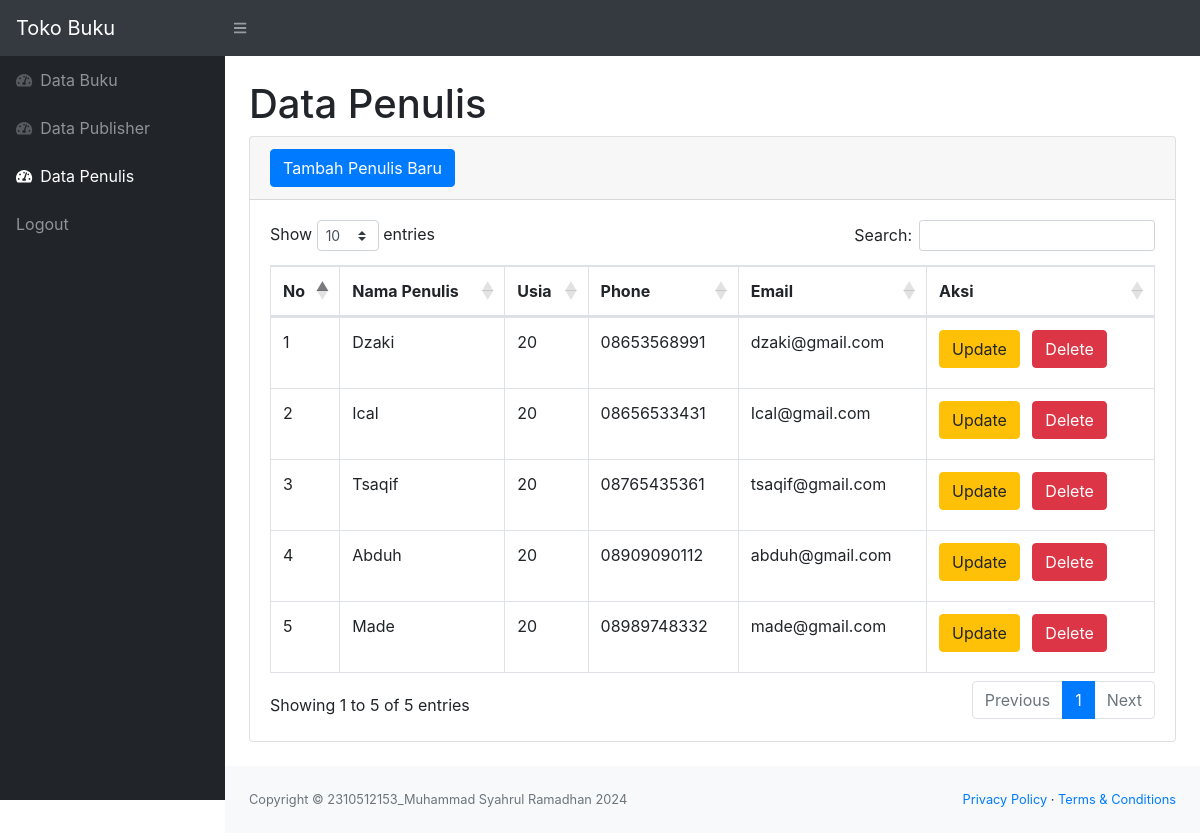
Page /penulis.php (signed in) on the committed database.
### tables this page shows
CREATE TABLE `penulis` (
  `id_penulis` int(11) NOT NULL,
  `nama_penulis` varchar(100) NOT NULL,
  `usia` int(11) DEFAULT NULL,
  `phone` varchar(15) DEFAULT NULL,
  `email` varchar(100) DEFAULT NULL
);

### function.php (called while the page is built, shortened)
<?php
$koneksi = mysqli_connect("localhost", "root", "", "db_perpustakaan");
function query2($query2) {
    global $koneksi;
    $result = mysqli_query($koneksi, $query2);
    $rows_pens = [];
    while ( $row_pen = mysqli_fetch_assoc($result)) {
        $rows_pens[] = $row_pen;
    }
    return $rows_pens;
}
?>

### penulis.php (the view, shortened to what this page needs)
<?php
require 'function.php';
$penulis = query2("SELECT * FROM penulis");
?>
<!DOCTYPE html>
<html lang="en">
    <head>
        <link href="css/styles.css" rel="stylesheet" />
        <link href="https://cdn.datatables.net/1.10.20/css/dataTables.bootstrap4.min.css" rel="stylesheet" />
    </head>
    <body class="sb-nav-fixed">
        <nav class="sb-topnav navbar navbar-expand navbar-dark bg-dark">
            <a class="navbar-brand ps-3" href="index.php">Toko Buku</a>
            <button class="btn btn-link btn-sm order-1 order-lg-0" id="sidebarToggle" href="#"><i class="fas fa-bars"></i></button>
        </nav>
        <div id="layoutSidenav">
            <div id="layoutSidenav_nav">
                <nav class="sb-sidenav accordion sb-sidenav-dark" id="sidenavAccordion">
                    <div class="sb-sidenav-menu">
                        <div class="nav">
                            <a class="nav-link" href="index.php">
                                <div class="sb-nav-link-icon"><i class="fas fa-tachometer-alt"></i></div>
                                Data Buku
                            </a>
                            <a class="nav-link" href="publisher.php">
                                <div class="sb-nav-link-icon"><i class="fas fa-tachometer-alt"></i></div>
                                Data Publisher
                            </a>
                            <a class="nav-link" href="penulis.php">
                                <div class="sb-nav-link-icon"><i class="fas fa-tachometer-alt"></i></div>
                                Data Penulis
                            </a>
                            <a class="nav-link" href="logout.php">
                                Logout
                            </a>
                        </div>
                    </div>
                </nav>
            </div>
            <div id="layoutSidenav_content">
                <main>
                    <div class="container-fluid">
                        <h1 class="mt-4">Data Penulis</h1>
                        <div class="card mb-4">
                            <div class="card-header">
                            <button type="button" class="btn btn-primary" data-toggle="modal" data-target="#tambahModal">
                                Tambah Penulis Baru
                            </button>
                            </div>
                            <div class="card-body">
                                <div class="table-responsive">
                                    <table class="table table-bordered" id="dataTable" width="100%" cellspacing="0">
                                        <thead>
                                            <tr>
                                                <th>No</th>
                                                <th>Nama Penulis</th>
                                                <th>Usia</th>
                                                <th>Phone</th>
                                                <th>Email</th>
                                                <th>Aksi</th>
                                            </tr>
                                        </thead>
                                        <tbody>
                                            <?php $no = 1; ?>
                                            <?php foreach($penulis as $row_pen) : ?>
                                            <tr>
                                                <td><?= $no; ?></td>
                                                <td><?= $row_pen["nama_penulis"]?></td>
                                                <td><?= $row_pen["usia"]?></td>
                                                <td><?= $row_pen["phone"]?></td>
                                                <td><?= $row_pen["email"]?></td>
                                                <td>
                                                   <button type="button" class="btn btn-warning mb-2 mr-2" data-toggle="modal" data-target="#updatepenulis<?= $row_pen["id_penulis"]?>">Update</button>
                                                    <button type="button" class="btn btn-danger mb-2 mr-2" data-toggle="modal" data-target="#deletepenulis<?= $row_pen["id_penulis"]?>">Delete</button>
                                                </td>
                                            </tr>
                                            <?php $no++; ?>
                                            <?php endforeach; ?>
                                        </tbody>
                                    </table>
                                </div>
                            </div>
                        </div>
                    </div>
                </main>
                <footer class="py-4 bg-light mt-auto">
                    <div class="container-fluid">
                        <div class="d-flex align-items-center justify-content-between small">
                            <div class="text-muted">Copyright &copy; 2310512153_Muhammad Syahrul Ramadhan 2024</div>
                            <div>
                                <a href="#">Privacy Policy</a>
                                &middot;
                                <a href="#">Terms &amp; Conditions</a>
                            </div>
                        </div>
                    </div>
                </footer>
            </div>
        </div>
    </body>
</html>

### rows in the picture
penulis: nama_penulis "Dzaki", usia "20", phone "08653568991", email "dzaki@gmail.com"
penulis: nama_penulis "Ical", usia "20", phone "08656533431", email "Ical@gmail.com"
penulis: nama_penulis "Tsaqif", usia "20", phone "08765435361", email "tsaqif@gmail.com"
penulis: nama_penulis "Abduh", usia "20", phone "08909090112", email "abduh@gmail.com"
penulis: nama_penulis "Made", usia "20", phone "08989748332", email "made@gmail.com"
